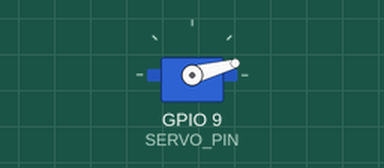
The sketch below on a simulated ESP32. Shown: servo. What the sketch prints to the serial monitor is not drawn.

Above: at 1.6 s.
At 5.7 s:
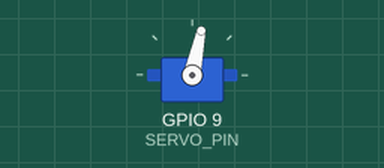
At 5.8 s:
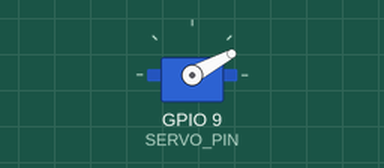
At 9.8 s:
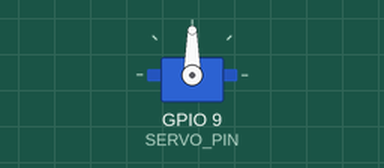
Timing chart, 0 to 12.3 s (numbered marks = the images above):
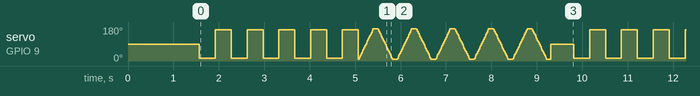

The sketch:

ServoTestUno.ino
```cpp
#include <Servo.h>

// =======================================================
// SG90 Servo - Fast Full Range Sweep & Speed Test
// =======================================================
// Sweeps rapidly across the full range (10° to 170°)
// to quickly break in and free up internal gears.
//
// Wiring on Arduino Uno:
//   • Red Wire    --> Arduino Uno 5V
//   • Brown/Black --> Arduino Uno GND
//   • Orange      --> Arduino Uno Pin 9
// =======================================================

const int SERVO_PIN = 9;
Servo myServo;

void setup() {
    Serial.begin(9600);
    delay(500);

    Serial.println("==========================================");
    Serial.println("   ⚡ SG90 FAST FULL-RANGE ROTATIONS      ");
    Serial.println("==========================================");

    // Standard SG90 pulse range
    myServo.attach(SERVO_PIN, 544, 2400);

    myServo.write(90);
    delay(1000);
}

void loop() {
    // 1. Ultra-Fast Direct Snaps (Full Motor Power)
    Serial.println(">> Rapid Snaps: 15° <--> 165°");
    for (int i = 0; i < 5; i++) {
        myServo.write(15);
        delay(350);
        myServo.write(165);
        delay(350);
    }

    // 2. High-Speed Smooth Sweep (4ms per degree)
    Serial.println(">> High-Speed Smooth Sweeps...");
    for (int pass = 0; pass < 5; pass++) {
        // Fast sweep forward (10° -> 170°)
        for (int a = 10; a <= 170; a += 2) {
            myServo.write(a);
            delay(4); // 4ms per 2 degrees = ~0.3 seconds full sweep!
        }
        delay(100);

        // Fast sweep backward (170° -> 10°)
        for (int a = 170; a >= 10; a -= 2) {
            myServo.write(a);
            delay(4);
        }
        delay(100);
    }

    // 3. Center reset
    myServo.write(90);
    delay(500);
}
```

Measured:
- by itself, servo on GPIO 9 (SERVO_PIN): moves between 10° and 170°, repeating every 8.2 s
